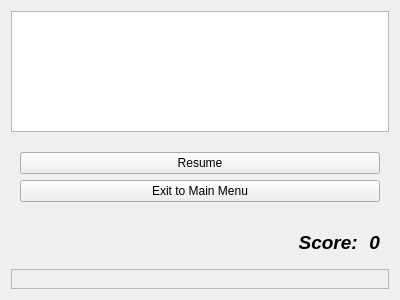
<?xml version="1.0" encoding="UTF-8"?>
<ui version="4.0">
 <class>Game</class>
 <widget class="QWidget" name="Game">
  <property name="geometry">
   <rect>
    <x>0</x>
    <y>0</y>
    <width>400</width>
    <height>300</height>
   </rect>
  </property>
  <property name="sizePolicy">
   <sizepolicy hsizetype="Maximum" vsizetype="Maximum">
    <horstretch>0</horstretch>
    <verstretch>0</verstretch>
   </sizepolicy>
  </property>
  <property name="windowTitle">
   <string>Form</string>
  </property>
  <layout class="QGridLayout" name="gridLayout_2">
   <item row="0" column="0">
    <widget class="QGraphicsView" name="graphicsView"/>
   </item>
   <item row="2" column="0">
    <widget class="QFrame" name="scoreFrame">
     <property name="frameShape">
      <enum>QFrame::NoFrame</enum>
     </property>
     <property name="frameShadow">
      <enum>QFrame::Raised</enum>
     </property>
     <layout class="QGridLayout" name="gridLayout">
      <item row="0" column="0">
       <widget class="QLabel" name="label">
        <property name="sizePolicy">
         <sizepolicy hsizetype="Minimum" vsizetype="Preferred">
          <horstretch>0</horstretch>
          <verstretch>0</verstretch>
         </sizepolicy>
        </property>
        <property name="font">
         <font>
          <pointsize>14</pointsize>
          <weight>75</weight>
          <italic>true</italic>
          <bold>true</bold>
         </font>
        </property>
        <property name="text">
         <string>Score: </string>
        </property>
        <property name="alignment">
         <set>Qt::AlignRight|Qt::AlignTop|Qt::AlignTrailing</set>
        </property>
       </widget>
      </item>
      <item row="0" column="1">
       <widget class="QLabel" name="scoreLabel">
        <property name="sizePolicy">
         <sizepolicy hsizetype="Maximum" vsizetype="Preferred">
          <horstretch>0</horstretch>
          <verstretch>0</verstretch>
         </sizepolicy>
        </property>
        <property name="font">
         <font>
          <pointsize>14</pointsize>
          <weight>75</weight>
          <italic>true</italic>
          <bold>true</bold>
         </font>
        </property>
        <property name="text">
         <string>0</string>
        </property>
        <property name="alignment">
         <set>Qt::AlignRight|Qt::AlignTop|Qt::AlignTrailing</set>
        </property>
       </widget>
      </item>
     </layout>
    </widget>
   </item>
   <item row="3" column="0">
    <widget class="QFrame" name="powerupsFrame">
     <property name="frameShape">
      <enum>QFrame::StyledPanel</enum>
     </property>
     <property name="frameShadow">
      <enum>QFrame::Raised</enum>
     </property>
     <layout class="QHBoxLayout" name="horizontalLayout"/>
    </widget>
   </item>
   <item row="1" column="0">
    <widget class="QFrame" name="pauseFrame">
     <property name="frameShape">
      <enum>QFrame::NoFrame</enum>
     </property>
     <property name="frameShadow">
      <enum>QFrame::Raised</enum>
     </property>
     <layout class="QVBoxLayout" name="verticalLayout_3">
      <item>
       <spacer name="verticalSpacer_2">
        <property name="orientation">
         <enum>Qt::Vertical</enum>
        </property>
        <property name="sizeHint" stdset="0">
         <size>
          <width>20</width>
          <height>40</height>
         </size>
        </property>
       </spacer>
      </item>
      <item>
       <widget class="QPushButton" name="resumeButton">
        <property name="sizePolicy">
         <sizepolicy hsizetype="Minimum" vsizetype="Fixed">
          <horstretch>0</horstretch>
          <verstretch>0</verstretch>
         </sizepolicy>
        </property>
        <property name="layoutDirection">
         <enum>Qt::LeftToRight</enum>
        </property>
        <property name="text">
         <string>Resume</string>
        </property>
       </widget>
      </item>
      <item>
       <widget class="QPushButton" name="toMenuButton">
        <property name="text">
         <string>Exit to Main Menu</string>
        </property>
       </widget>
      </item>
      <item>
       <spacer name="verticalSpacer">
        <property name="orientation">
         <enum>Qt::Vertical</enum>
        </property>
        <property name="sizeHint" stdset="0">
         <size>
          <width>20</width>
          <height>40</height>
         </size>
        </property>
       </spacer>
      </item>
     </layout>
    </widget>
   </item>
  </layout>
 </widget>
 <resources/>
 <connections/>
</ui>
